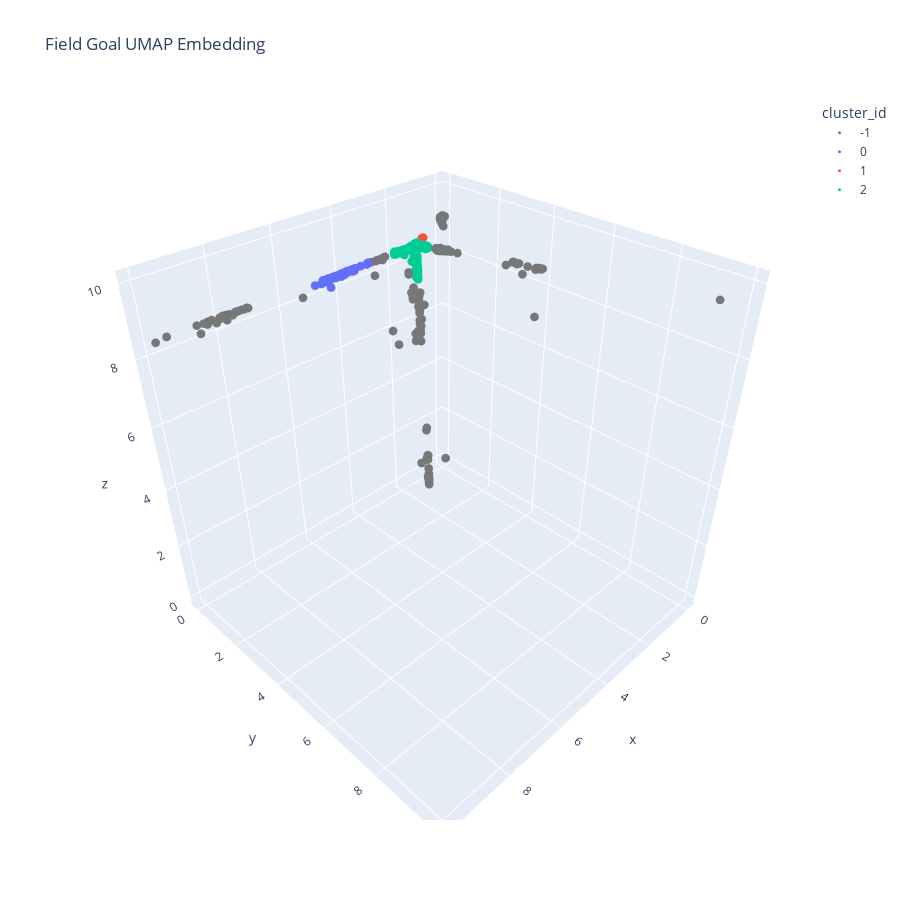

Notebook cell for this chart:
### Code cell
fig = px.scatter_3d(
    ep_umap_df.sort_values(by='cluster_id'),
    x='x',
    y='y',
    z='z',
    color=extra_point_df['cluster_id'].sort_values().astype(str),
    color_discrete_sequence=custom_color_seq,
    title='Field Goal UMAP Embedding'
)
fig.update_traces(
    marker = dict(size=3)
)
fig.update_layout(
    autosize=False,
    width=900,
    height=900,
    legend_title='cluster_id'
)

### Figure 1 — Plotly figure (JSON) as saved in the notebook; plotly's stock layout.template omitted (floating-point values rounded to 4 significant figures; data arrays with more than 128 entries replaced by an {"elided": "..."} marker saying what was removed)
{"data": [{"hovertemplate": "color=-1<br>x=%{x}<br>y=%{y}<br>z=%{z}<extra></extra>", "legendgroup": "-1", "marker": {"color": "#777777", "size": 3, "symbol": "circle"}, "mode": "markers", "name": "-1", "scene": "scene", "showlegend": true, "type": "scatter3d", "x": {"elided": "218 float values"}, "y": {"elided": "218 float values"}, "z": {"elided": "218 float values"}}, {"hovertemplate": "color=0<br>x=%{x}<br>y=%{y}<br>z=%{z}<extra></extra>", "legendgroup": "0", "marker": {"color": "#636EFA", "size": 3, "symbol": "circle"}, "mode": "markers", "name": "0", "scene": "scene", "showlegend": true, "type": "scatter3d", "x": {"elided": "145 float values"}, "y": {"elided": "145 float values"}, "z": {"elided": "145 float values"}}, {"hovertemplate": "color=1<br>x=%{x}<br>y=%{y}<br>z=%{z}<extra></extra>", "legendgroup": "1", "marker": {"color": "#EF553B", "size": 3, "symbol": "circle"}, "mode": "markers", "name": "1", "scene": "scene", "showlegend": true, "type": "scatter3d", "x": {"elided": "154 float values"}, "y": {"elided": "154 float values"}, "z": {"elided": "154 float values"}}, {"hovertemplate": "color=2<br>x=%{x}<br>y=%{y}<br>z=%{z}<extra></extra>", "legendgroup": "2", "marker": {"color": "#00CC96", "size": 3, "symbol": "circle"}, "mode": "markers", "name": "2", "scene": "scene", "showlegend": true, "type": "scatter3d", "x": {"elided": "2688 float values"}, "y": {"elided": "2688 float values"}, "z": {"elided": "2688 float values"}}], "layout": {"autosize": false, "height": 900, "legend": {"title": {"text": "cluster_id"}, "tracegroupgap": 0}, "scene": {"domain": {"x": [0, 1], "y": [0, 1]}, "xaxis": {"title": {"text": "x"}}, "yaxis": {"title": {"text": "y"}}, "zaxis": {"title": {"text": "z"}}}, "title": {"text": "Field Goal UMAP Embedding"}, "width": 900}}
